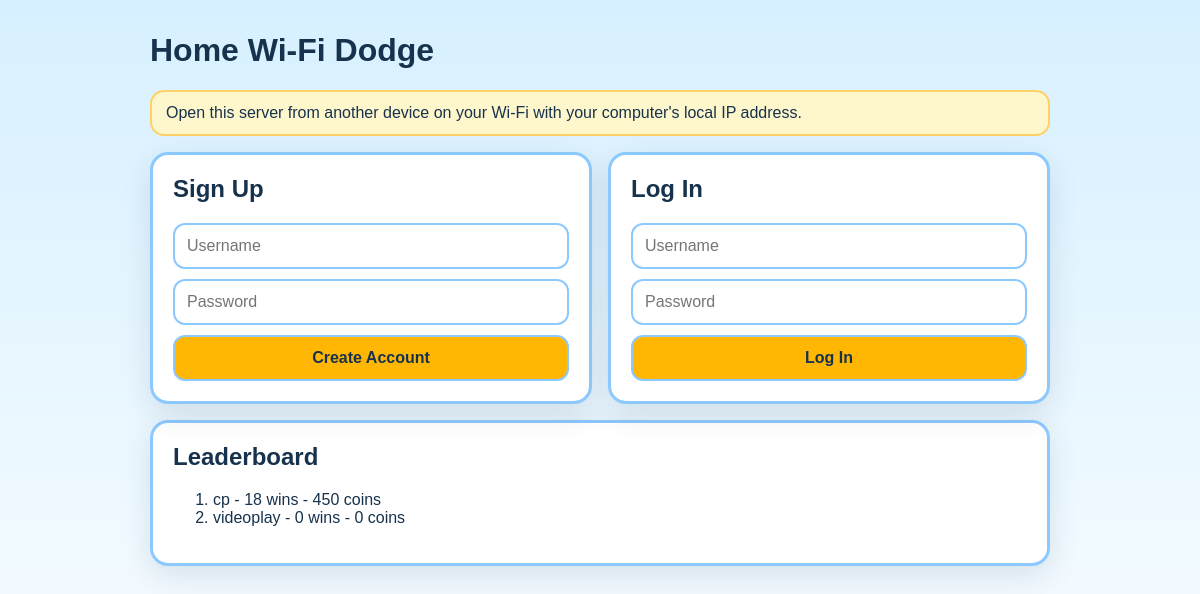
The app's page /, older data.
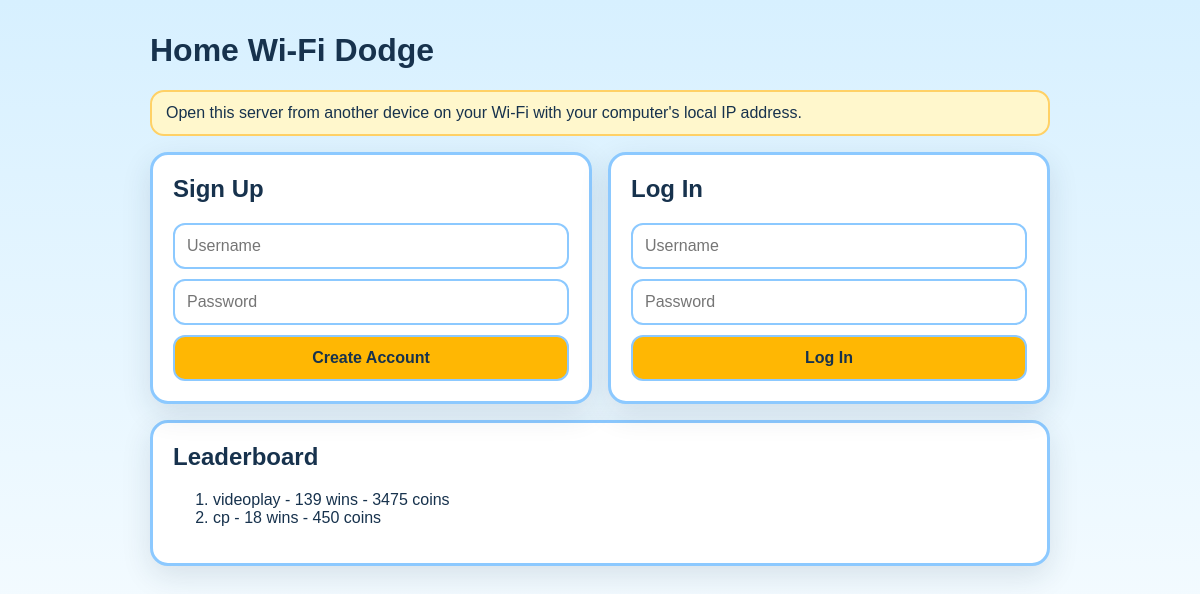
The same page, newer data.
### tables this page shows
CREATE TABLE users (
                    id INTEGER PRIMARY KEY AUTOINCREMENT,
                    username TEXT UNIQUE NOT NULL,
                    password_hash TEXT NOT NULL,
                    coins INTEGER NOT NULL DEFAULT 0,
                    wins INTEGER NOT NULL DEFAULT 0
                );

### appminecraftserver.py (the view)
@app.route("/")
def home():
    username = session.get("username")
    profile = store.get_user(username) if username else None
    leaderboard = store.get_leaderboard()
    return render_template("home.html", profile=profile, leaderboard=leaderboard, error=None)

### storage.py (called while the page is built)
    def connect(self):
        connection = sqlite3.connect(self.db_path)
        connection.row_factory = sqlite3.Row
        return connection

    def get_leaderboard(self):
        connection = self.connect()
        try:
            rows = connection.execute(
                "SELECT username, coins, wins FROM users ORDER BY wins DESC, coins DESC, username ASC LIMIT 10"
            ).fetchall()
            return [dict(row) for row in rows]
        finally:
            connection.close()

### templates/home.html (shortened to what this page needs)
<!doctype html>
<html lang="en">
<head>
  <link rel="stylesheet" href="{{ url_for('static', filename='style.css') }}">
</head>
<body>
  <main class="page">
    <h1>Home Wi-Fi Dodge</h1>
    <p class="tip">Open this server from another device on your Wi-Fi with your computer's local IP address.</p>
    {% if profile %}
      <section class="card">
        <h2>Welcome, {{ profile.username }}</h2>
        <p>Coins: {{ profile.coins }}</p>
        <p>Wins: {{ profile.wins }}</p>
        <div style="display:flex; gap:1rem; margin-top:1rem;">
          <a class="button" href="/lobby">Join Match</a>
          <a class="button danger" href="/logout">Log Out</a>
        </div>
      </section>
    {% else %}
      <section class="grid">
        <form class="card" method="post" action="/signup">
          <h2>Sign Up</h2>
          <input name="username" placeholder="Username" required>
          <input name="password" placeholder="Password" type="password" required>
          <button type="submit">Create Account</button>
        </form>
        <form class="card" method="post" action="/login">
          <h2>Log In</h2>
          <input name="username" placeholder="Username" required>
          <input name="password" placeholder="Password" type="password" required>
          <button type="submit">Log In</button>
        </form>
      </section>
    {% endif %}
    <section class="card">
      <h2>Leaderboard</h2>
      <ol>
        {%- if leaderboard %}
          {%- for player in leaderboard %}
            <li>{{ player.username }} - {{ player.wins }} wins - {{ player.coins }} coins</li>
          {%- endfor %}
        {%- else %}
          <li>No players yet.</li>
        {%- endif %}
      </ol>
    </section>
  </main>
</body>
</html>

Row changes from the older to the newer data that the page shows:
changed users "videoplay": wins "0" → "139"; coins "0" → "3475"; moves up the list
